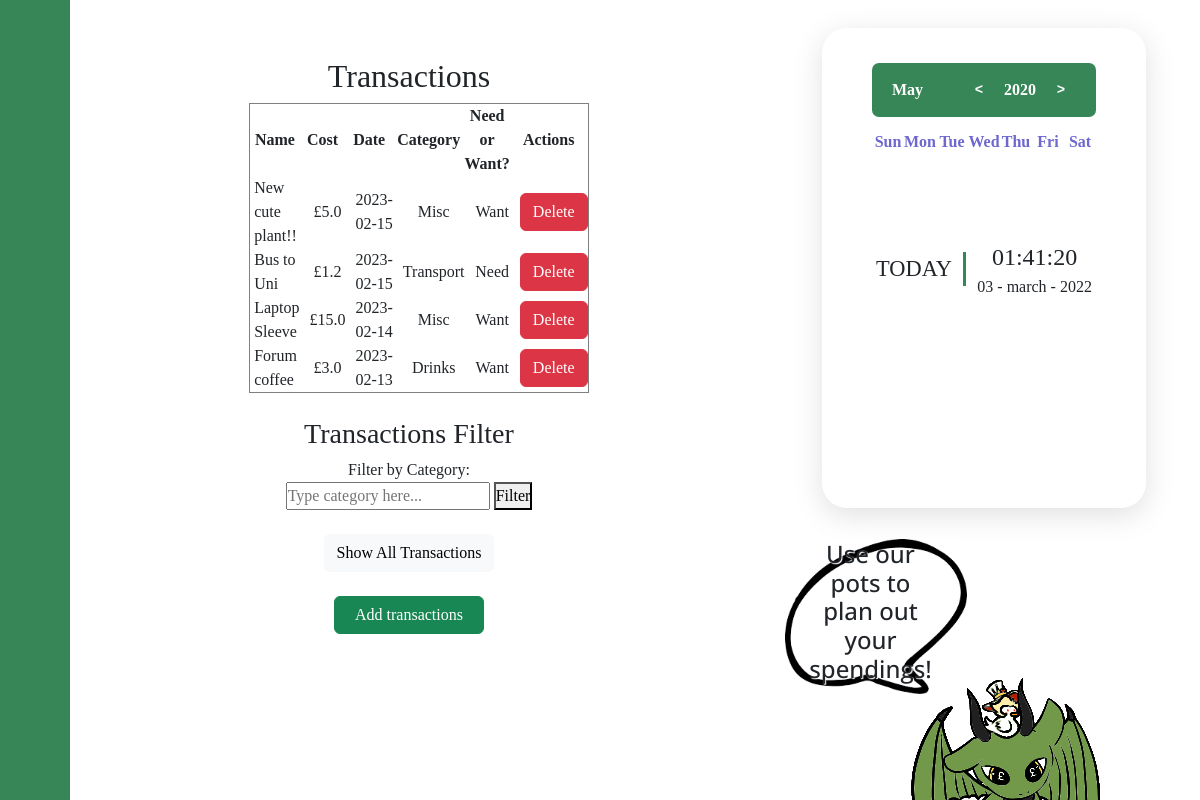
Before: /profile with the older database file.
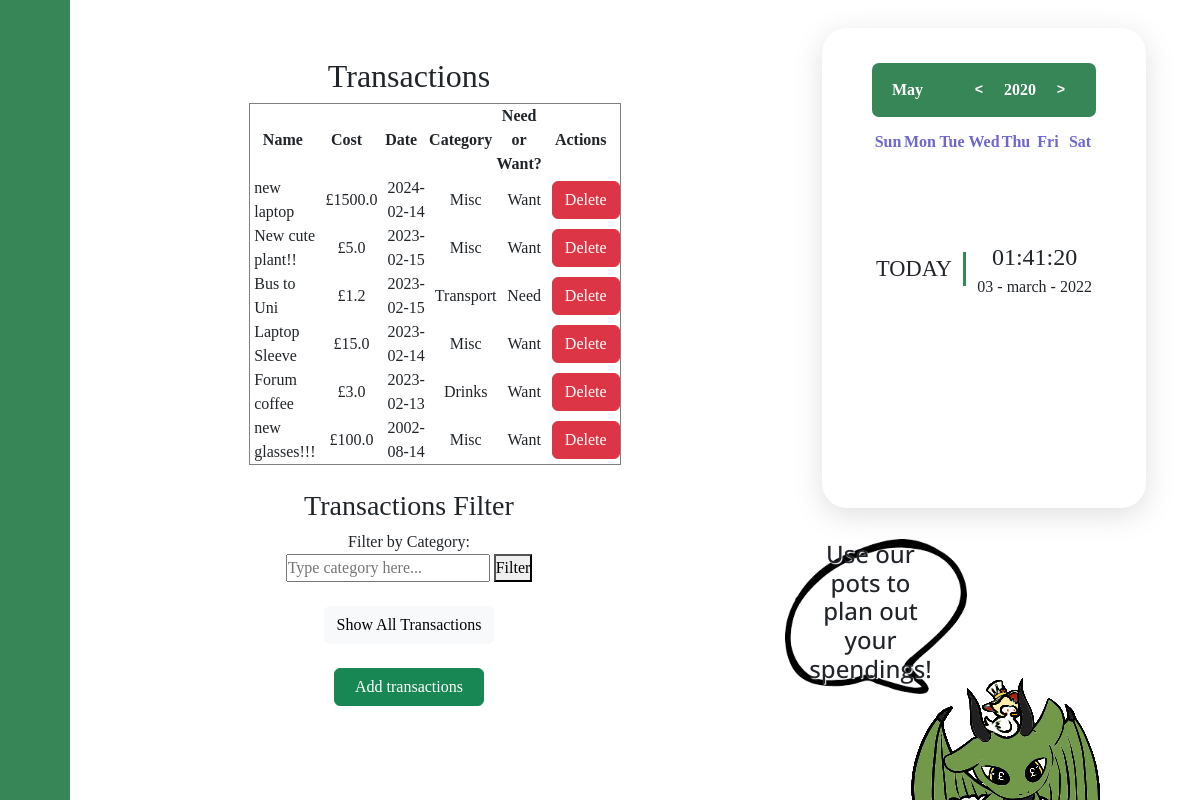
After: the same page with the newer database file.
### tables this page shows
CREATE TABLE transactions (
    transaction_id INTEGER PRIMARY KEY AUTOINCREMENT,
    user_id INTEGER, 
    transaction_name TEXT NOT NULL,
    amount DOUBLE NOT NULL DEFAULT 0,
    transaction_date DATE NOT NULL,
    transaction_category TEXT NOT NULL,
    necessity_index BOOLEAN NOT NULL DEFAULT 0,
    CONSTRAINT fk_user
        FOREIGN KEY (user_id)
        REFERENCES users(user_id)
);

### app.py (the view)
@app.route("/profile")
def profile():
    conn = sqlite3.connect('database.db')
    cursor = conn.cursor()
    cursor.execute("SELECT transaction_id, transaction_name, amount, transaction_date, transaction_category, necessity_index FROM transactions ORDER BY transaction_date DESC")
    transactions = cursor.fetchall()
    print(transactions)
    conn.close()
    random_tip = random.choice(tips)
    return render_template('profile.html', tip=random_tip, transactions=transactions)

### templates/profile.html (shortened to what this page needs)
{% extends "base.html" %}
{% block head %}
  {{ super() }}
  <link rel="stylesheet" href="{{ url_for('static', filename='calender.css') }}">
{% endblock %}
{% block transactions %}
    <div class="transactions-container">
      <div class="row justify-content-center">
          <div class="col-7">
              <h2>Transactions</h2>
              <table class ="transac_table" border="1">
                  <thead>
                      <tr>
                          <th>Name</th>
                          <th>Cost</th>
                          <th>Date</th>
                          <th>Category</th>
                          <th>Need or Want?</th>
                          <th>Actions</th>
                      </tr>
                  </thead>
                      <tbody>
                          {% for transaction in transactions %}
                          <tr>
                              <td class="td_left">{{ transaction[1] }}</td>
                              <td>£{{ transaction[2] }}</td>
                              <td>{{ transaction[3] }}</td>
                              <td>{{ transaction[4] }}</td>
                              <td>{% if transaction[5] == 1 %}
                                  Need
                                  {% else %}
                                  Want
                                  {% endif %}</td>
                              <td>
                                  <form action="/delete" method="post">
                                      <button type="submit" class="btn btn-danger">Delete</button>
                                  </form>
                              </td>
                          </tr>
                          {% endfor %}
                      </tbody>
                  </table>
                  <br>
                  <h3>Transactions Filter</h3>
                  <form action="/filter" method="get">
                      <label for="category">Filter by Category:</label>
                      <input type="text" id="category" name="category" placeholder="Type category here...">
                      <button type="submit">Filter</button><br>
                      <br><a href="/profile" class="btn btn-light">Show All Transactions</a>
                      <br>
                      <br>
                  </form>
                  <button type="button" style="width:150px" class="btn btn-success add_t_button" data-toggle="modal" data-target="#exampleModal">
                    Add transactions
                  </button>
          </div>
      </div>
    </div>
{% endblock %}
{% block content %}
  <div class="calendar-container">
    <div class="calendar">
      <div class="calendar-header">
        <span class="month-picker" id="month-picker"> May </span>
        <div class="year-picker" id="year-picker">
          <span class="year-change" id="pre-year">
            <pre><</pre>
          </span>
          <span id="year">2020 </span>
          <span class="year-change" id="next-year">
            <pre>></pre>
          </span>
        </div>
      </div>
      <div class="calendar-body">
        <div class="calendar-week-days">
          <div>Sun</div>
          <div>Mon</div>
          <div>Tue</div>
          <div>Wed</div>
          <div>Thu</div>
          <div>Fri</div>
          <div>Sat</div>
        </div>
      </div>
      <div class="calendar-footer">
      </div>
      <div class="date-time-formate">
        <div class="day-text-formate">TODAY</div>
        <div class="date-time-value">
          <div class="time-formate">01:41:20</div>
          <div class="date-formate">03 - march - 2022</div>
        </div>
      </div>
    </div>
    <div class="tip-box">
      <div class="img_container">
        <img class="cover-image" src="{{ url_for('static', filename='speech_bubble.png') }}" alt="omg" />
        <h4 class="tip-text">{{tip}}</h4>
      </div>
      <img class = "dragon" src = "{{ url_for('static', filename='pennypincher.svg') }}" alt="My Happy SVG"/>
    </div>
  </div>
{% endblock %}

### templates/base.html (shortened to what this page needs)
<!DOCTYPE html>
<html lang="en">
<head>
    {% block head %}
    <link href="https://cdn.lineicons.com/4.0/lineicons.css" rel="stylesheet" />
    <link href="https://cdn.jsdelivr.net/npm/bootstrap@5.3.0-alpha3/dist/css/bootstrap.min.css" rel="stylesheet"
>
    <link rel="stylesheet" href="{{ url_for('static', filename='navbar.css') }}">
    {% endblock %}
</head>
<body>
    <div class="wrapper">
        <aside id="sidebar">
            <div class="d-flex">
                <button class="toggle-btn" type="button">
                </button>
            </div>
            <ul class="sidebar-nav">
                <li class="sidebar-item">
                    <a href="profile" class="sidebar-link">
                    </a>
                </li>
                <li class="sidebar-item">
                    <a href="pots" class="sidebar-link">
                    </a>
                </li>
                <li class="sidebar-item">
                    <a href="#" class="sidebar-link collapsed has-dropdown" data-bs-toggle="collapse"
                        data-bs-target="#auth" aria-expanded="false" aria-controls="auth">
                    </a>
                </li>
                <li class="sidebar-item">
                    <a href="settings" class="sidebar-link">
                    </a>
                </li>
            </ul>
            <div class="sidebar-footer">
                <a href="#" class="sidebar-link">
                </a>
            </div>
        </aside>
        <div class="main">
            <div class="text-center" id="transactions"> {% block transactions %}{% endblock %}</div>
            <div class="text-center" id="content"> {% block content %}{% endblock %}</div>
        </div>
    </div>
</body>
</html>

### static/navbar.css (style rules this page uses)
a { text-decoration: none; }
li { list-style: none; }
body { font-family: 'Poppins', sans-serif; }
.wrapper { display: flex; width: 100%; }
.main { min-height: 100vh; width: 100%; overflow: hidden; transition: all 0.35s ease-in-out; background-color: white; }
#sidebar { width: 70px; min-width: 70px; z-index: 1000; transition: all .25s ease-in-out; background-color: #378657; display: flex; flex-direction: column; }
.toggle-btn { background-color: transparent; cursor: pointer; border: 0; padding: 1rem 1.5rem; }
.sidebar-nav { padding: 2rem 0; flex: 1 1 auto; }
a.sidebar-link { padding: .625rem 1.625rem; color: #FFF; display: block; font-size: 0.9rem; white-space: nowrap; border-left: 3px solid transparent; }
.sidebar-item { position: relative; }

### static/calender.css (style rules this page uses)
* { padding: 0; margin: 0; font-family: consolas; box-sizing: border-box; }
body { display: flex; height: 100vh; width: 100%; align-items: center; place-items: center; background: white; overflow: hidden; }
.transactions-container { float:left; margin-top: 5%; margin-left: 5%; zoom: 100%; width:50%; }
.transac_table { margin: 0px auto; width:100%; align: center; }
td { padding-left:10px; margin-right:100px; }
tr { height:45px; }
.calendar-container { float: right; padding-top: 2.5%; }
.calendar { height: 30rem; width: max-content; background-color: white; border-radius: 25px; overflow: hidden; padding: 35px 50px 0px 50px; margin: 0 auto; }
.calendar { box-shadow: rgba(100, 100, 111, 0.2) 0px 7px 29px 0px; }
.calendar-header { background: #378657; display: flex; justify-content: space-between; border-radius: 7px; align-items: center; font-weight: 700; color: #ffffff; padding: 10px; }
.calendar-body { padding: 10px; }
.calendar-week-days { display: grid; grid-template-columns: repeat(7, 1fr); font-weight: 600; cursor: pointer; color: rgb(104, 104, 104); }
.calendar-week-days div { display: grid; place-items: center; color: #6D67CF; height: 50px; }
.month-picker { padding: 5px 10px; border-radius: 10px; cursor: pointer; }
.year-picker { display: flex; align-items: center; }
.year-change { height: 30px; width: 30px; border-radius: 50%; display: grid; place-items: center; margin: 0px 10px; cursor: pointer; }
pre { margin: 0px; }
.calendar-footer { padding: 10px; display: flex; justify-content: flex-end; align-items: center; }
.date-time-formate { height: 4rem; width: 100%; font-family: Dubai Light, Century Gothic; position: relative; display: flex; top: 50px; justify-content: center; align-items: center; }
.day-text-formate { font-family: Microsoft JhengHei UI; font-size: 1.4rem; padding-right: 5%; border-right: 3px solid #378657; }
.date-time-value { display: block; position: relative; text-align: center; padding-left: 5%; }
.time-formate { font-size: 1.5rem; }
.tip-box { padding-left: 10%; width: 36vw; padding-top: 3%; height: 30vh; justify-content: center; }
.dragon { width: 90%; height: 90%; }
.img_container { position: relative; right:15%; top:8%; width:55%; }
.img_container img { width: 100%; height: auto; padding-left: 15%; }
.tip-text { text-shadow: 1px 1px 1px white; position: absolute; top: 47%; left: 55%; font-family: 'Open Sans', 'Calibri', sans-serif; -webkit-transform: translate(-50%, -50%); transform: translate(-50%, -50%); }
.td_left { text-align:left; padding-left:4px; }

Changed rows visible on the page:
added transactions: necessity_index "Want"
added transactions: necessity_index "Want"
